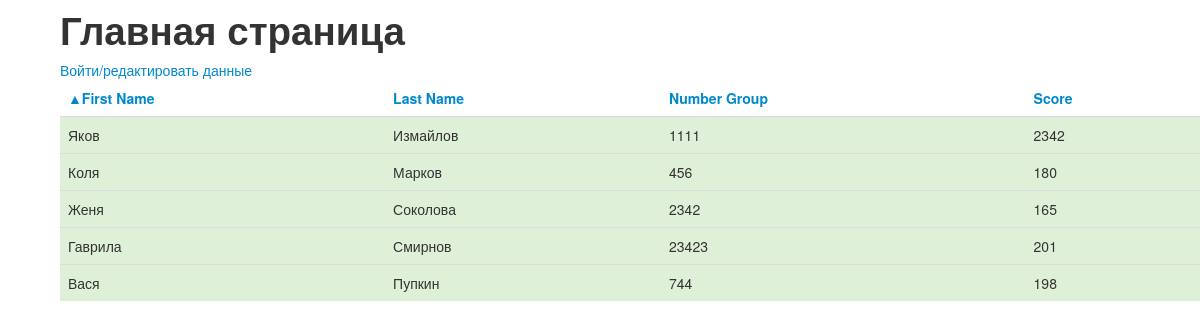
Page /index.php?sort=name&order=DESC on the earlier database version.
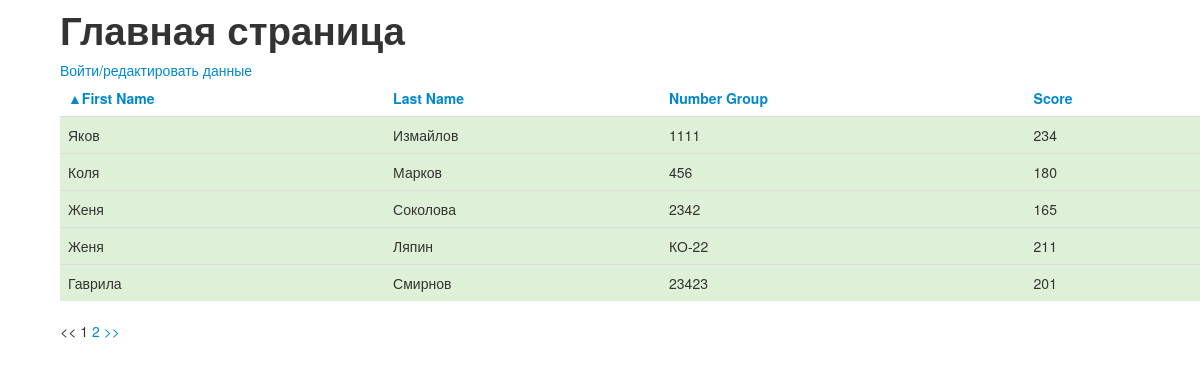
Same page on the later database version.
### tables this page shows
CREATE TABLE IF NOT EXISTS `matriculant` (
  `id` int(11) NOT NULL AUTO_INCREMENT,
  `code` int(16) NOT NULL,
  `name` varchar(50) NOT NULL,
  `surname` varchar(50) NOT NULL,
  `sex` enum('female','male') NOT NULL,
  `numberGroup` varchar(5) NOT NULL,
  `email` varchar(100) NOT NULL,
  `score` int(11) NOT NULL,
  `yearOfBirth` year(4) NOT NULL,
  `location` enum('notresident','resident') NOT NULL,
  PRIMARY KEY (`id`),
  UNIQUE KEY `email` (`email`),
  UNIQUE KEY `id` (`id`),
  UNIQUE KEY `email_2` (`email`),
  UNIQUE KEY `key` (`code`)
);

### index.php (called while the page is built, shortened)
<?php
include('config.php');
include('app/functions.php');
$cur_page = isset($_GET['page']) ? $_GET['page'] : 1;
$sort = isset($_GET['sort']) ? $_GET['sort'] : 'score';
$order = isset($_GET['order']) ? $_GET['order'] : 'DESC';
$dbc = 'mysql:host=' . $db_host . ';dbname=' . $db_name;
$pdo = new PDO($dbc, $db_user, $db_password);
$pdo->setAttribute(PDO::ATTR_ERRMODE, PDO::ERRMODE_EXCEPTION);
$matriculantMapper = new MatriculantMapper($pdo);
$listMatriculant = $matriculantMapper->viewMatriculant($cur_page, $sort, $order, $result_per_page);
$total  = $matriculantMapper->totalMatriculant();
$num_pages = ceil($total/$result_per_page);
$page_links = generate_page_links($sort, $order, $cur_page, $num_pages);
$sort_links = generate_sort_links($sort, $order);
include('templates/main.php');

### app/MatriculantMapper.php (called while the page is built, shortened)
<?php
class MatriculantMapper
{
    protected $db;
    public function __construct(PDO $db)
    {
        $this->db = $db;
    }
    public function viewMatriculant($cur_page, $sort, $order, $result_per_page)
    {
        $skip_result = ($cur_page - 1) * $result_per_page;
        $allowed = array("name", "surname", "numberGroup","score");
        $key     = array_search($sort, $allowed);
        $orderby = $allowed[$key];
        $order   = ($order == 'DESC') ? 'DESC' : 'ASC';
        $sql = "SELECT name, surname, numberGroup, score FROM matriculant ORDER BY $orderby $order LIMIT :skip_result, :result_per_page";
        $statment = $this->db->prepare($sql);
        $statment->bindParam(':skip_result', $skip_result, PDO::PARAM_INT);
        $statment->bindParam(':result_per_page', $result_per_page, PDO::PARAM_INT);
        $statment->execute();
        $result = $statment->fetchAll();
        return $result;
    }
}

### templates/tableMatriculant.php (the view)
<tr class="success">
    <td><?= $name?></td>
    <td><?= $surname?></td>
    <td><?= $numberGroup?></td>
    <td><?= $score?></td>
</tr>

### app/functions.php
<?php
function viewTableMatriculant($listMatriculant)
{
    foreach ($listMatriculant as $key => $value) {
        $name =         htmlspecialchars($listMatriculant[$key]['name']);
        $surname =      htmlspecialchars($listMatriculant[$key]['surname']);
        $numberGroup =  htmlspecialchars($listMatriculant[$key]['numberGroup']);
        $score =        htmlspecialchars($listMatriculant[$key]['score']);
        include('templates/tableMatriculant.php');
    }
}
function generate_page_links($sort, $order, $cur_page, $num_pages)
{
    if ($num_pages==1) return;
    $page_links = '';
    if ($cur_page > 1) {
        $page_links .= '<a href="' . $_SERVER['PHP_SELF'] .
            '?sort=' . $sort .
            '&order=' . $order .
            '&page=' . ($cur_page - 1) . '"><<</a>';
    }
    else {
        $page_links .= '<< ';
    }
    for ($i = 1; $i <= $num_pages; $i++) {
        if ($cur_page == $i){
            $page_links .= ' ' . $i;
        }
        else{
            $page_links .= ' <a href="' . $_SERVER['PHP_SELF'] .
                '?sort=' . $sort .
                '&order=' . $order .
                '&page=' . $i .'"> ' . $i . '</a>';
        }
    }
    if ($cur_page < $num_pages){
        $page_links .= ' <a href="' . $_SERVER['PHP_SELF'] .
            '?sort=' . $sort .
            '&order=' . $order .
            '&page=' . ($cur_page + 1) . '">>></a>';
    }
    else {
        $page_links .= ' >>';
    }
    return $page_links;
}
function generate_sort_link($sort, $order, $column, $nameColumn)
{
	$sort_link = '';
	$sort_link .= '<th><a href=' . $_SERVER['PHP_SELF'] . '?sort='. $column;
	if ($sort == $column){
		if ($order == 'ASC'){
			$sort_link .= '&order=DESC>&#9660;';
			$sort_link .= $nameColumn . '</a></th>';
		} else{
			$sort_link .= '&order=ASC>&#9650;';
			$sort_link .= $nameColumn . '</a></th>';
		}
	}else {
		$sort_link .= '&order=ASC>';
		$sort_link .= $nameColumn . '</a></th>';
	}
	return $sort_link;
}
function generate_sort_links($sort, $order)
{
	$sort_links = '';
	$sort_links .= generate_sort_link($sort, $order, 'name', 'First Name');
	$sort_links .= generate_sort_link($sort, $order, 'surname', 'Last Name');
	$sort_links .= generate_sort_link($sort, $order, 'numberGroup', 'Number Group');
	$sort_links .= generate_sort_link($sort, $order, 'score', 'Score');
    return $sort_links;
}

Differences in the rows shown:
no longer on this page (row edited): matriculant: name "Вася", surname "Пупкин", numberGroup "744", score "198"
changed matriculant "Яков": score "2342" → "234"
added matriculant: name "Женя", surname "Ляпин", numberGroup "КО-22", score "211"
Other differences:
new list line: "1"
new list line: "2"
